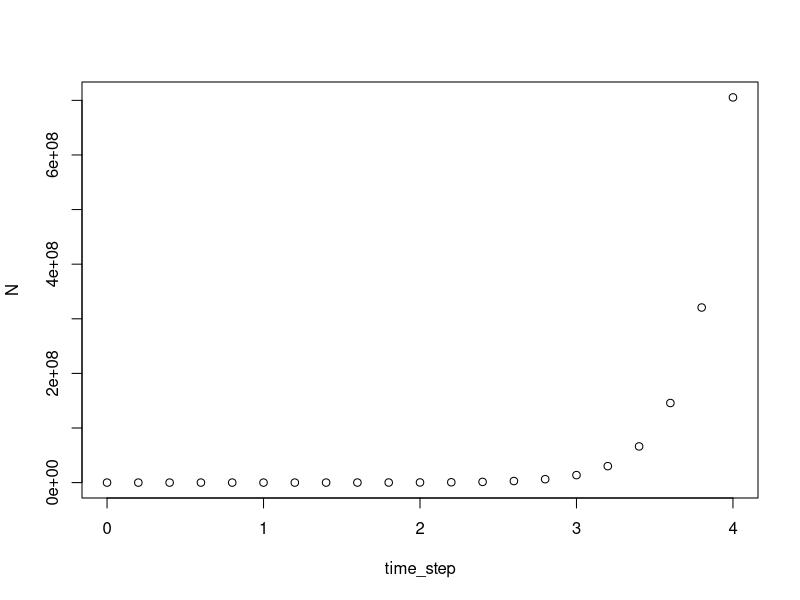
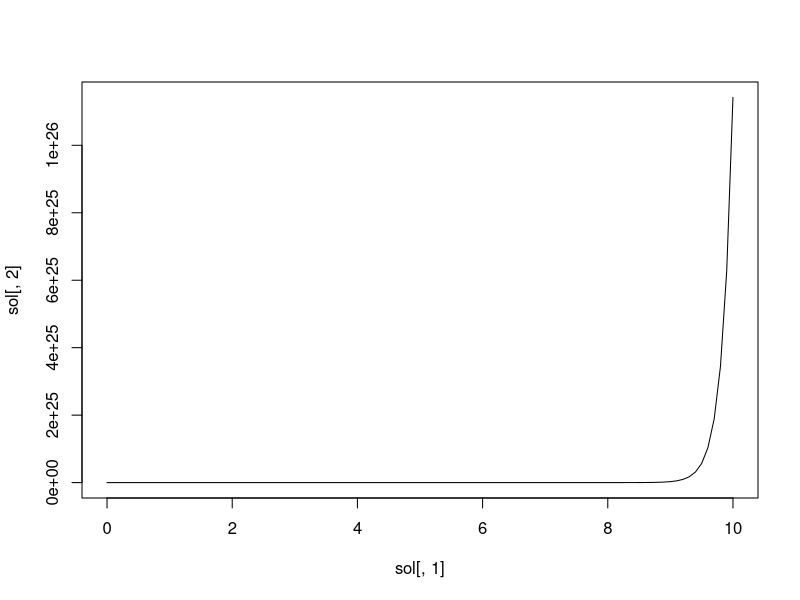
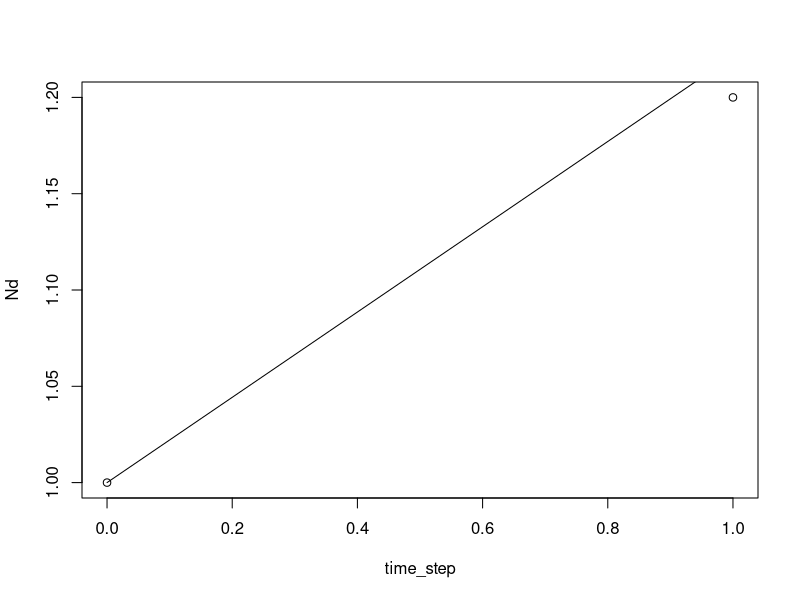
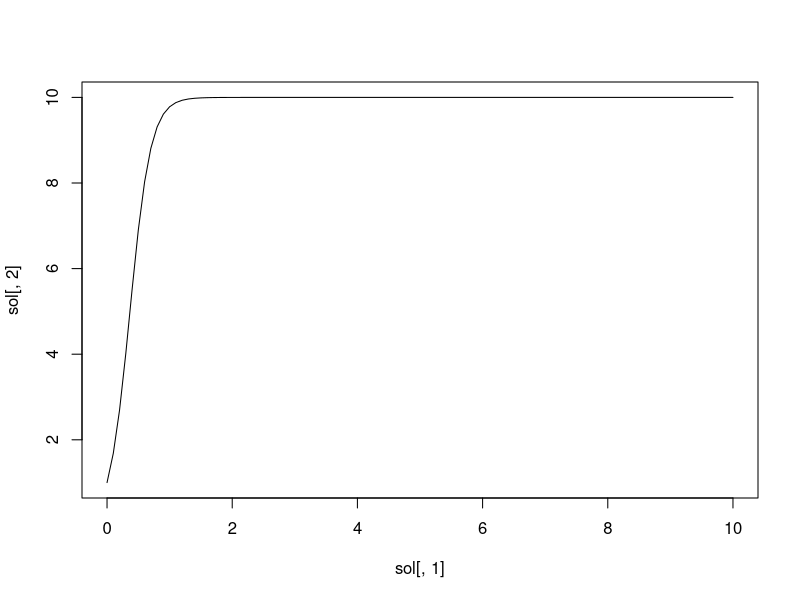
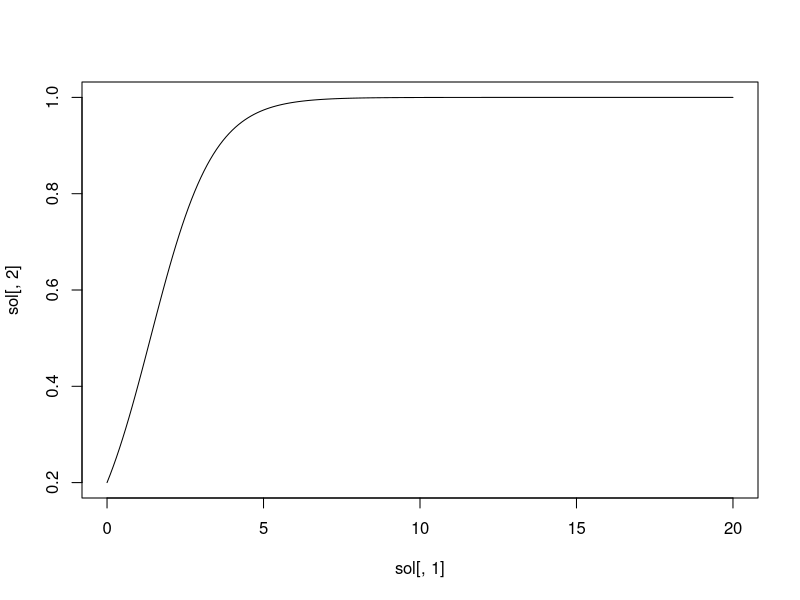
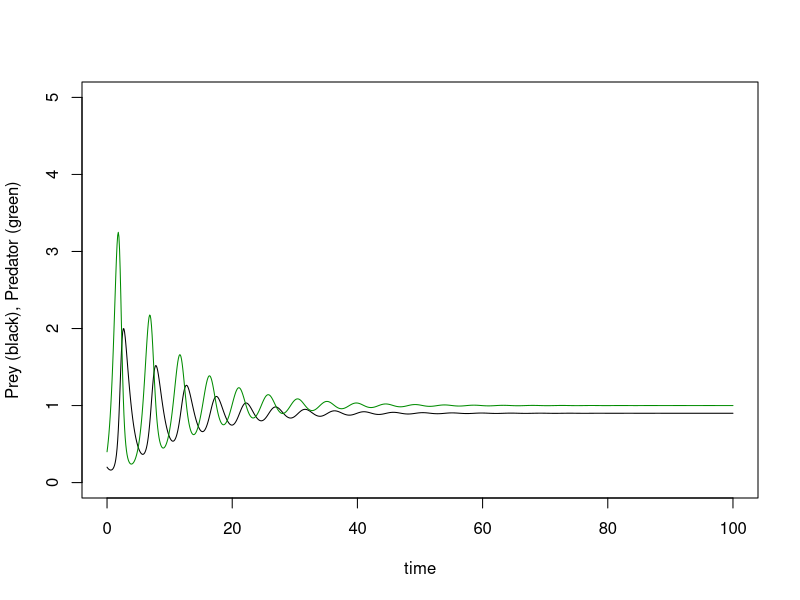
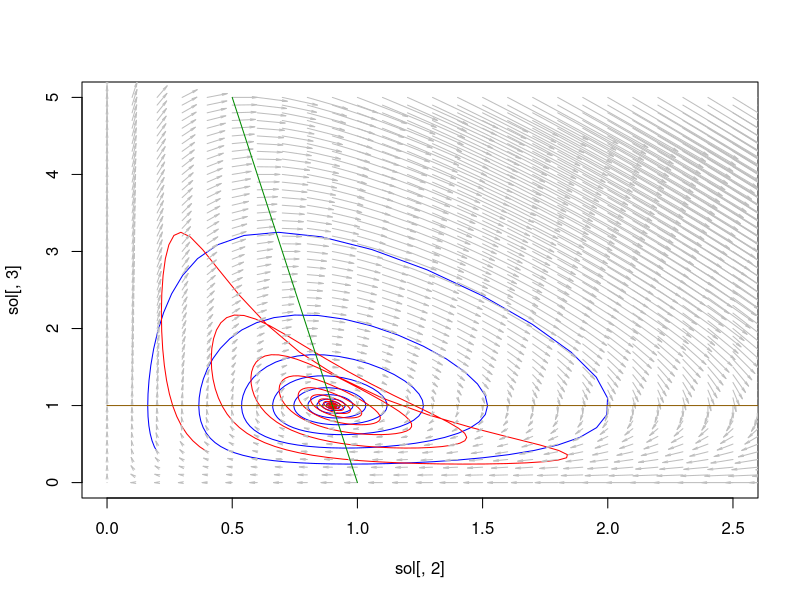
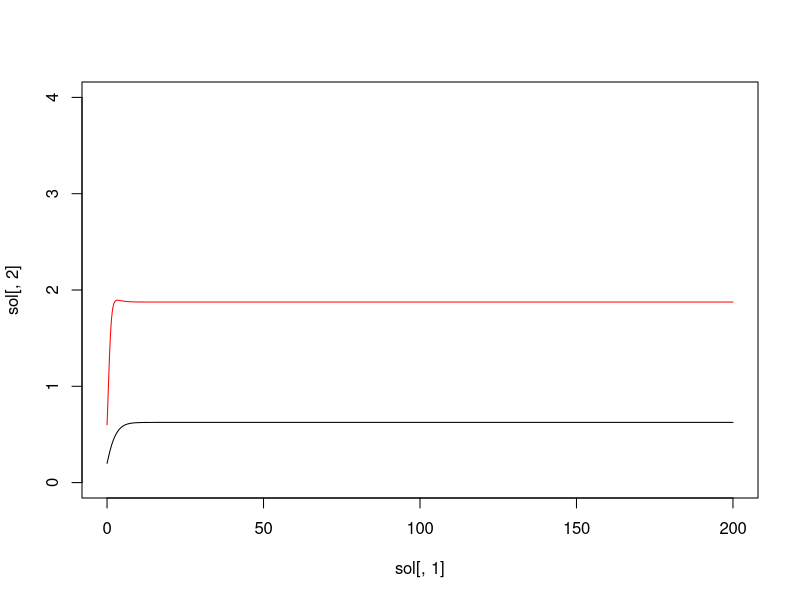

Write the R code that produced these figures, in order.
## ---- chunk 1
rm(list = ls())

### Excercise 1 ###
# at discret time step
R <-  6 # rate of decrease or increase
delta_t <- 0.2
time_step <- seq(0,4, by= delta_t) # sequence of time_step
N0 <- 100 # initial conditions


N <-  rep(NA, length(time_step))
N[1] <- N0

for (i in 2:length(time_step)){
    N[i] <-  N[i-1] + R * delta_t * N[i-1]
}

plot(time_step, N)
## ---- chunk 2
################
# with continuous time

library(deSolve)
?ode

parms <- list(r=6)
model <- function(t, N, parms){
    dN <-  parms$r * N 
    list(dN)
}

delta_t <- 0.1
time_step <- seq(0,10, by = delta_t)
N0 <- 1

sol <- ode(N0, time_step, model, parms, method = 'ode45')
str(sol)
head(sol)

plot(sol[,1], sol[,2], type = 'l')

######
# comparison continous time vs dicret time

R <- 0.2 # rate of decrease or increase
delta_t <- 1 # time step
time_step <- seq(0,1, by = delta_t) # sequence of time
N0 <- 1 # initial conditions
parms <- list(r=0.2)
model <- function (t,N,parms){
    dN <- parms$r * N 
    list(dN)
}

Nd <- rep(NA, length(time_step))
Nd[1] <- N0

for (i in 2:length(time_step)){
    Nd[i] <-  Nd[i-1] + R * delta_t * Nd[i-1]
}

sol <- ode(N0, time_step, model, parms)
Nc <- sol[,2]

plot(time_step,Nd)
lines(time_step,Nc)
## ---- chunk 3
##### Excercise 2 ######
## Logistic growth

parms <- list(r=6, K = 10)
model <- function(t, N, parms){
    dN <-  parms$r * (1-(N/parms$K)) * N 
    list(dN)
}

delta_t <- 0.1
time_step <- seq(0,10, by = delta_t)
N0 <- 1

sol <- ode(N0, time_step, model, parms, method = 'ode45')
str(sol)
head(sol)

plot(sol[,1], sol[,2], type = 'l')
## ---- chunk 4
### Serguei solution:
r <- 1 # intrinsic growth rates
alpha <-  1 # logistic breake or intra-specific competitition
parms <- list(r=r, alpha = alpha)
delta_t <- 0.1 #time step
time_step <- seq(0,20, by = delta_t) # sequence of time
N0 <- 0.2

model <- function(t,N,parms){
    dN <- parms$r * N - parms$alpha * N^2
    list(dN)
}

sol <- ode(N0, time_step, model, parms)
plot(sol[,1], sol[,2], type = 'l')
## ---- chunk 5
rm(list = ls())
library(pracma)
library(deSolve)

# parameters
r <- c(-1,2)
alpha <- matrix(c(0,2,-1,0.2), nrow = 2, ncol=2)
parms <- list(r=r, alpha = alpha)

#time steps
delta_t <- 0.1
time_step <- seq(0,100, by = delta_t)

# initial condietions
N0 <- c(0.2, 0.4)

# ode equation
model <-  function(t, N, parms){
    dN <- N*(parms$r - parms$alpha %*% N)
    list(dN)
}

# numerical integration
sol <- ode(N0, time_step, model, parms, method = 'ode45')

## ---- chunk 6
# time representation
plot(sol[,1], sol[,2], type = 'l', ylim = c(0,5), ylab = 'Prey (black), Predator (green)', xlab = 'time')
lines(sol[,1], sol[,3], col = 'green4')

## ---- chunk 7
# plot the state plane
plot(sol[,2], sol[,3], type = 'l', xlim=c(0,2.5), ylim=c(0,5), col = 'blue')
N0 <- c(0.4, 0.2)
sol2 <- ode(N0, time_step, model, parms)
lines(sol2[,2], sol[,3], type = 'l', col = 'red')

vector <- function(N1, N2){
    N <- rbind(N1, N2)
    dN <- N * (parms$r - parms$alpha %*% N)
    return(dN)
}

xx <- seq(0,4, by = 0.1)
yy <- seq(0,5, by = 0.1)
grid <- meshgrid(xx, yy)
x <- as.vector(grid$X)
y <- as.vector(grid$Y)
dN <- vector(x,y)
u <- dN[1,]
v <- dN[2,]

## plot vector field on the trajectory
quiver(x,y,u,v, scale=0.05, length = 0.05, col = 'grey')

# isoclines
x1 <- seq(0,5, by = 0.1)
y1 <- (parms$r[1] - parms$alpha[1,1]*x1 ) / parms$alpha[1,2]

y2 <- seq(0,5,by = 0.1)
x2 <- (parms$r[2] - parms$alpha[2,2]*y2) / parms$alpha[2,1]

lines(x1,y1, col = 'orange4')
lines(x2,y2, col = 'green4')

## ---- chunk 8
rm(list = ls())
library(pracma)
library(deSolve)

# parameters
r <- c(1,2)
alpha <- matrix(c(1,0.2,0.2,1), nrow = 2, ncol = 2)
parms <- list(r = r, alpha = alpha)

# time steps
delta_t <- 0.1
time_step <- seq(0,200,by=delta_t)

# initial condition
N0 <- c(0.2,0.6)

# ode equation
model <- function(t,N,parms){
    dN <- N*(parms$r - parms$alpha %*% N)
    list(dN)
}


# numerical integration
sol <- ode(N0, time_step, model, parms)

# plot vs time
plot(sol[,1], sol[,2], type = 'l', ylim =c(0,4))
lines(sol[,1], sol[,3], type = 'l', col = 'red')

# plot the phase plane
plot(sol[,2], sol[,3], type = 'l', col = 'blue')

## ---- chunk 9
rm(list = ls())
library(pracma)
library(deSolve)

# parameters
r <- c(1,1)
alpha <- matrix(c(1,-0.1,-0.5,1), nrow = 2, ncol = 2)
parms <- list(r = r, alpha = alpha)

# time steps
delta_t <- 0.1
time_step <- seq(0,200,by=delta_t)

# initial condition
N0 <- c(0.2,0.6)

# ode equation
model <- function(t,N,parms){
    dN <- N*(parms$r - parms$alpha %*% N)
    list(dN)
}

sol <- ode(N0, time_step, model, parms)

alpha
## ---- chunk 10
# time representation
plot(sol[,1], sol[,2], type = 'l', ylim= c(0,4), ylab = 'Prey (black), Predator (green)', xlab = 'time')
lines(sol[,1], sol[,3], col = 'green4')

## ---- chunk 11
# plot the state plane
plot(sol[,2], sol[,3], type = 'l', xlim=c(0,2.5), ylim=c(0,5), col = 'blue')
N0 <- c(0.4, 0.2)
sol2 <- ode(N0, time_step, model, parms)
lines(sol2[,2], sol[,3], type = 'l', col = 'red')

vector <- function(N1, N2){
    N <- rbind(N1, N2)
    dN <- N * (parms$r - parms$alpha %*% N)
    return(dN)
}

xx <- seq(0,4, by = 0.1)
yy <- seq(0,5, by = 0.1)
grid <- meshgrid(xx, yy)
x <- as.vector(grid$X)
y <- as.vector(grid$Y)
dN <- vector(x,y)
u <- dN[1,]
v <- dN[2,]

## plot vector field on the trajectory
quiver(x,y,u,v, scale=0.05, length = 0.05, col = 'grey')

# isoclines
x1 <- seq(0,5, by = 0.1)
y1 <- (parms$r[1] - parms$alpha[1,1]*x1 ) / parms$alpha[1,2]

y2 <- seq(0,5,by = 0.1)
x2 <- (parms$r[2] - parms$alpha[2,2]*y2) / parms$alpha[2,1]

lines(x1,y1, col = 'orange4')
lines(x2,y2, col = 'green4')

## ---- chunk 12
rm(list = ls())
library(pracma)
library(deSolve)

# parameters
r <- c(1,2)
alpha <- matrix(c(1.2,-0.4,-0.5,1.2), nrow = 2, ncol = 2)
parms <- list(r = r, alpha = alpha)

# time steps
delta_t <- 0.1
time_step <- seq(0,200,by=delta_t)

# initial condition
N0 <- c(0.2,0.6)

# ode equation
model <- function(t,N,parms){
    dN <- N*(parms$r - parms$alpha %*% N)
    list(dN)
}

sol <- ode(N0, time_step, model, parms)

alpha
## ---- chunk 13
# time representation
plot(sol[,1], sol[,2], type = 'l',ylim= c(0,4),  ylab = 'Prey (black), Predator (green)', xlab = 'time') #ylim= c(0,4),
lines(sol[,1], sol[,3], col = 'green4')
